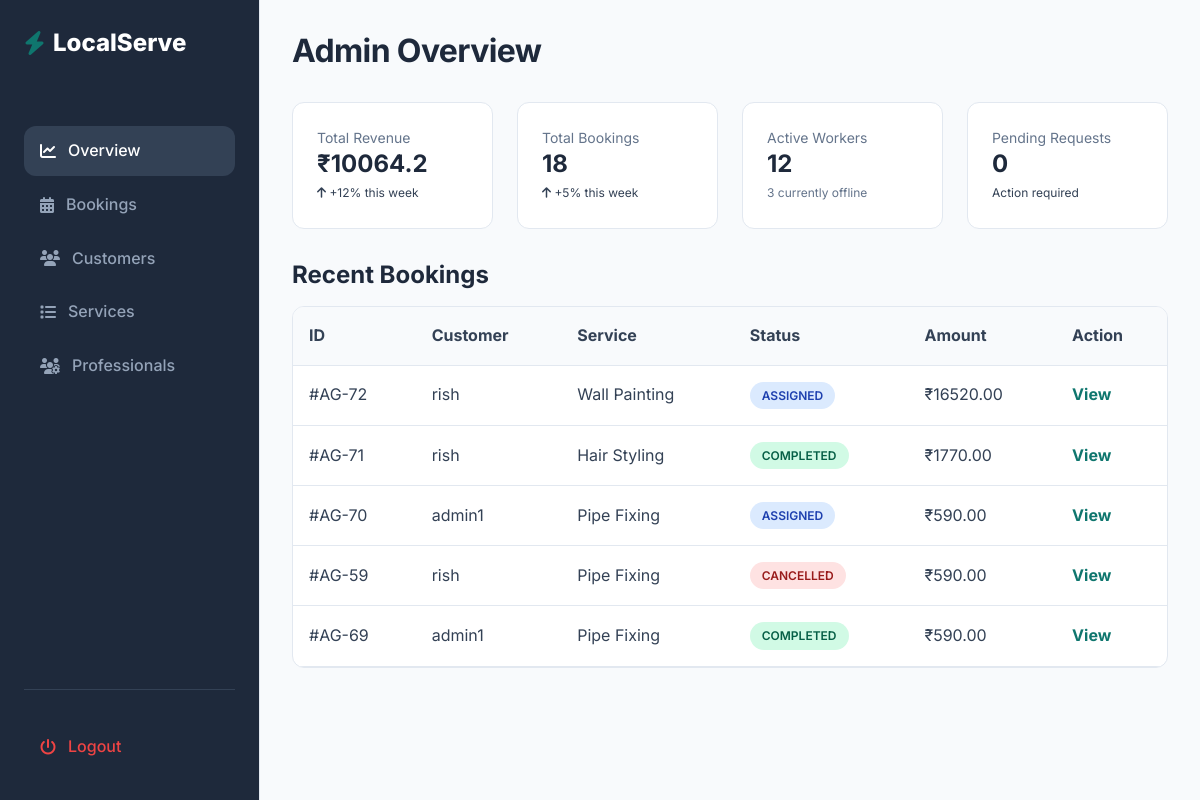
Screenshot of /dashboard/admin/ with the database file from the repository.
### bookings/models.py (models this page shows, shortened)
class Booking(models.Model):
    BOOKING_STATUS_CHOICES = [
        ('PENDING','Pending'),
        ('ASSIGNED', 'Assigned'),
        ('CONFIRMED','Confirmed'),
        ('IN_PROGRESS','In Progress'),
        ('COMPLETED','Completed'),
        ('CANCELLED', 'Cancelled'),
    ]
    customer = models.ForeignKey(User, on_delete = models.CASCADE, related_name='bookings')
    service = models.ForeignKey(Service, on_delete = models.CASCADE, related_name='bookings')
    worker = models.ForeignKey(Worker, on_delete = models.SET_NULL, null=True, blank=True, related_name='bookings')
    booking_date = models.DateField()
    booking_time = models.TimeField()
    end_time = models.TimeField(null=True, blank = True)
    total_price = models.DecimalField(max_digits=8, decimal_places=2, default=0)
    label = models.CharField(max_length=50, blank=True, null=True)
    address_line = models.CharField(max_length=500)
    city = models.CharField(max_length=100)
    state = models.CharField(max_length=100)
    pincode = models.CharField(max_length=10)
    landmark = models.CharField(max_length=100, blank=True)
    booking_status = models.CharField(max_length=20, choices = BOOKING_STATUS_CHOICES, default='PENDING')
    created_at = models.DateTimeField(auto_now_add=True)
    updated_at = models.DateTimeField(auto_now = True)

### services/models.py (models this page shows, shortened)
class Service(models.Model):
    category = models.ForeignKey(ServiceCategory, on_delete=models.CASCADE, related_name = "services")
    title = models.CharField(max_length=150)
    description = models.TextField()
    price = models.DecimalField(max_digits=8,decimal_places=2)
    duration_minutes = models.PositiveIntegerField(
        help_text="Duration in minutes"
    )
    image = models.ImageField(upload_to="services/",blank=True, null=True)
    is_active = models.BooleanField(default=True)
    created_at = models.DateTimeField(auto_now_add=True)
    is_best_seller = models.BooleanField(default=False)
    includes = models.TextField(blank=True,default="",
        help_text="Enter one item per line (e.g. Deep dusting, Floor cleaning, etc.)"
    )

### dashboard/views.py (the view)
# urls.py: path('admin/', views.admin_dashboard, name = 'admin_dashboard'),
def admin_dashboard(request):
    total_revenue = Booking.objects.filter(booking_status = "COMPLETED").aggregate(total=Sum("total_price"))["total"] or 0
    total_bookings = Booking.objects.count()
    active_workers = Worker.objects.filter(is_active=True).count()
    pending_requests = Booking.objects.filter(
        booking_status="PENDING").count()
    recent_bookings = Booking.objects.select_related("customer", "service").order_by("-created_at")[:5]
    context ={
        "total_revenue": total_revenue,
        "total_bookings": total_bookings,
        "active_workers": active_workers,
        "pending_requests": pending_requests,
        "recent_bookings": recent_bookings,
    }
    return render(request,'admin/dashboard/admin_dashboard.html',context)

### templates/admin/dashboard/admin_dashboard.html (shortened to what this page needs)
{% extends "base_admin.html" %}
        {% block content %}
            <h2 style="margin-bottom: 2rem;">Admin Overview</h2>
            <div class="grid grid-cols-4 grid-gap" style="margin-bottom: 2rem;">
                <div class="card p-6">
                    <p class="text-sm text-light mb-1">Total Revenue</p>
                    <h3 class="text-2xl font-bold text-success">₹{{ total_revenue|floatformat:1 }}</h3>
                    <span class="text-xs text-success"><i class="fa-solid fa-arrow-up"></i> +12% this week</span>
                </div>
                <div class="card p-6">
                    <p class="text-sm text-light mb-1">Total Bookings</p>
                    <h3 class="text-2xl font-bold">{{ total_bookings }}</h3>
                    <span class="text-xs text-success"><i class="fa-solid fa-arrow-up"></i> +5% this week</span>
                </div>
                <div class="card p-6">
                    <p class="text-sm text-light mb-1">Active Workers</p>
                    <h3 class="text-2xl font-bold">{{ active_workers }}</h3>
                    <span class="text-xs text-light">3 currently offline</span>
                </div>
                <div class="card p-6">
                    <p class="text-sm text-light mb-1">Pending Requests</p>
                    <h3 class="text-2xl font-bold text-warning">{{ pending_requests }}</h3>
                    <span class="text-xs text-warning">Action required</span>
                </div>
            </div>
            <h3 style="margin-bottom: 1rem;">Recent Bookings</h3>
            <div class="card" style="padding: 0; overflow: hidden;">
                <table style="width: 100%; border-collapse: collapse; text-align: left;">
                    <thead style="background: #F8FAFC; border-bottom: 1px solid var(--color-border);">
                        <tr>
                            <th style="padding: 1rem;">ID</th>
                            <th style="padding: 1rem;">Customer</th>
                            <th style="padding: 1rem;">Service</th>
                            <th style="padding: 1rem;">Status</th>
                            <th style="padding: 1rem;">Amount</th>
                            <th style="padding: 1rem;">Action</th>
                        </tr>
                    </thead>
                    <tbody>
                        {% for booking in recent_bookings %}
                        <tr style="border-bottom: 1px solid var(--color-border);">
                            <td style="padding: 1rem;">#AG-{{ booking.id }}</td>
                            <td style="padding: 1rem;">{{ booking.customer.username }}</td>
                            <td style="padding: 1rem;">{{ booking.service.title }}</td>
                            <td style="padding: 1rem;">
                                {% if booking.booking_status == "PENDING" %}
                                <span class="badge badge-warning">Pending</span>
                                {% elif booking.booking_status == "ASSIGNED" %}
                                <span class="badge badge-info">Assigned</span>
                                {% elif booking.booking_status == "CONFIRMED" %}
                                <span class="badge badge-success">Confirmed</span>
                                {% elif booking.booking_status == "COMPLETED" %}
                                <span class="badge badge-success">Completed</span>
                                {% elif booking.booking_status == "CANCELLED" %}
                                <span class="badge badge-danger">Cancelled</span>
                                {% endif %}
                            </td>
                            <td style="padding: 1rem;">₹{{ booking.total_price }}</td>
                            <td style="padding: 1rem;"><a href="{% url 'admin_booking_detail' booking.id %}?from=dashboard"
                                    class="text-primary font-bold">View</a></td>
                        </tr>
                        {% endfor %}
                    </tbody>
                </table>
            </div>
        {% endblock %}

### static/css/style.css (style rules this page uses)
:root { --color-primary: #0F766E; --color-primary-dark: #0F5F57; --color-primary-light: #CCFBF1; --color-secondary: #0F172A; --color-accent: #F59E0B; --color-bg: #F8FAFC; --color-surface: #FFFFFF; --color-border: #E2E8F0; --color-text: #334155; --color-text-dark: #1E293B; --color-text-light: #64748B; --color-text-white: #FFFFFF; --color-success: #10B981; --color-warning: #F59E0B; --color-danger: #EF4444; --color-info: #3B82F6; --spacing-xs: 0.25rem; --spacing-sm: 0.5rem; --spacing-md: 1rem; --spacing-lg: 1.5rem; --spacing-xl: 3rem; --radius-sm: 6px; --radius-md: 12px; --radius-lg: 20px; --radius-full: 9999px; --shadow-sm: 0 1px 2px 0 rgba(0, 0, 0, 0.05); --shadow-md: 0 4px 6px -1px rgba(0, 0, 0, 0.1), 0 2px 4px -1px rgba(0, 0, 0, 0.06); --shadow-lg: 0 10px 15px -3px rgba(0, 0, 0, 0.1), 0 4px 6px -2px rgba(0, 0, 0, 0.05); --shadow-hover: 0 20px 25px -5px rgba(0, 0, 0, 0.1), 0 10px 10px -5px rgba(0, 0, 0, 0.04); --transition: all 0.2s cubic-bezier(0.4, 0, 0.2, 1); --header-height: 80px; --max-width: 1200px; }
*, *::before, *::after { box-sizing: border-box; margin: 0; padding: 0; }
body { font-family: 'Inter', sans-serif; background-color: var(--color-bg); color: var(--color-text); line-height: 1.6; -webkit-font-smoothing: antialiased; }
a { text-decoration: none; color: inherit; transition: var(--transition); }
.grid { display: grid; }
.grid-cols-4 { grid-template-columns: repeat(4, 1fr); }
.grid-gap { gap: var(--spacing-lg); }
h1, h2, h3, h4, h5, h6 { color: var(--color-text-dark); font-weight: 700; line-height: 1.2; }
h2 { font-size: 2rem; letter-spacing: -0.02em; }
h3 { font-size: 1.5rem; }
.text-primary { color: var(--color-primary); }
.text-light { color: var(--color-text-light); }
.text-sm { font-size: 0.875rem; }
.text-xs { font-size: 0.75rem; }
.font-bold { font-weight: 700; }
.card { background: var(--color-surface); border-radius: var(--radius-md); border: 1px solid var(--color-border); padding: var(--spacing-lg); transition: var(--transition); }
.badge { display: inline-block; padding: 0.25rem 0.75rem; border-radius: 50px; font-size: 0.75rem; font-weight: 600; text-transform: uppercase; }
.badge-success { background: #D1FAE5; color: #065F46; }
.badge-danger { background: #FEE2E2; color: #991B1B; }
.badge-info { background: #DBEAFE; color: #1E40AF; }

### rows the page displays
Booking: id "72", customer.username "rish", service "Wall Painting", booking_status "ASSIGNED", total_price "16520.00"
Booking: id "71", customer.username "rish", service "Hair Styling", booking_status "COMPLETED", total_price "1770.00"
Booking: id "70", customer.username "admin1", service "Pipe Fixing", booking_status "ASSIGNED", total_price "590.00"
Booking: id "59", customer.username "rish", service "Pipe Fixing", booking_status "CANCELLED", total_price "590.00"
Booking: id "69", customer.username "admin1", service "Pipe Fixing", booking_status "COMPLETED", total_price "590.00"

### other values shown
{{ total_revenue|floatformat:1 }} "10064.2"
{{ total_bookings }} "18"
{{ active_workers }} "12"
{{ pending_requests }} "0"
